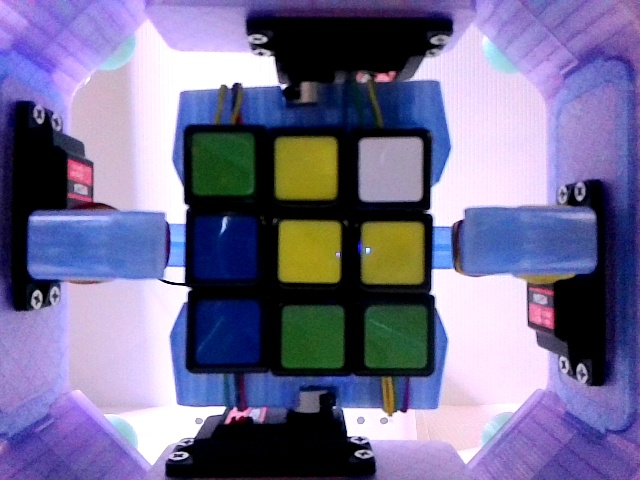
#> input picture camera_test.jpg, 640 x 480 px, given in place of the camera
$ python cube_color_test.py
#> lines starting #> are read from the running program, lines starting #| are printed output that depends on the picture; after the words box and inside, x2 and y2 are one past the last pixel; in counts of white or black regions, pixels touching at a corner belong together
#!/usr/bin/env python3
"""
RCubed Color Detection Test
Simple script to detect and display Rubik's cube colors from camera feed
"""

import cv2
import numpy as np
import sys

# HSV color ranges for Rubik's cube stickers
# These are starting values - will need calibration
COLOR_RANGES = {
    'red': {
        'lower1': np.array([0, 100, 100]),
        'upper1': np.array([10, 255, 255]),
        'lower2': np.array([170, 100, 100]),  # Red wraps around in HSV
        'upper2': np.array([180, 255, 255])
    },
    'orange': {
        'lower': np.array([10, 100, 100]),
        'upper': np.array([25, 255, 255])
    },
    'yellow': {
        'lower': np.array([25, 100, 100]),
        'upper': np.array([35, 255, 255])
    },
    'green': {
        'lower': np.array([40, 50, 50]),
        'upper': np.array([80, 255, 255])
    },
    'blue': {
        'lower': np.array([90, 50, 50]),
        'upper': np.array([130, 255, 255])
    },
    'white': {
        'lower': np.array([0, 0, 200]),
        'upper': np.array([180, 30, 255])
    }
}

def detect_colors(frame):
    """Detect cube colors in frame"""
    # Convert to HSV
    hsv = cv2.cvtColor(frame, cv2.COLOR_BGR2HSV)

    detected = {}

    for color_name, ranges in COLOR_RANGES.items():
        if 'lower1' in ranges:
            # Red needs two ranges (wraps around HSV hue circle)
            mask1 = cv2.inRange(hsv, ranges['lower1'], ranges['upper1'])
            mask2 = cv2.inRange(hsv, ranges['lower2'], ranges['upper2'])
            mask = cv2.bitwise_or(mask1, mask2)
        else:
            mask = cv2.inRange(hsv, ranges['lower'], ranges['upper'])

        # Count pixels
        pixel_count = cv2.countNonZero(mask)
        detected[color_name] = pixel_count

    return detected

def main():
    print("=" * 60)
    print("RCubed Color Detection Test")
    print("=" * 60)
    print("\nThis script captures an image and detects cube colors.")
    print("Place the cube in front of the camera with good lighting.")
    print("\nPress ENTER when ready...")
    input()

    # Open camera
    print("\n📸 Opening camera...")
    cap = cv2.VideoCapture(0)

    if not cap.isOpened():
        print("❌ Failed to open camera")
        return 1

    print("✅ Camera opened")

    # Let camera adjust
    print("📸 Warming up...")
    for i in range(10):
        cap.read()
#> this loop made 10 passes
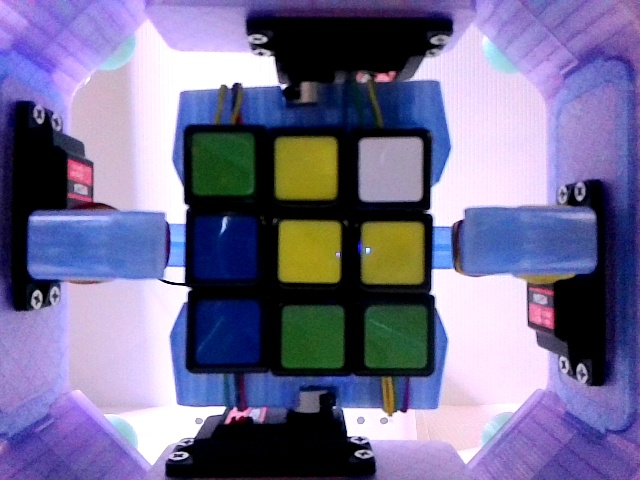
#> input picture camera_test.jpg, 640 x 480 px, given in place of the camera

    # Capture image
    print("📸 Capturing image...")
    ret, frame = cap.read()
#> frame is the input picture: shape (480, 640, 3); mean B, G, R 146.2, 110.2, 115.1
    cap.release()

    if not ret:
        print("❌ Failed to capture image")
        return 1

    # Save original
    cv2.imwrite('/home/luminerdy/rcubed/color_test_original.jpg', frame)
    print(f"✅ Original saved: ~/rcubed/color_test_original.jpg")

    # Detect colors
    print("\n🎨 Detecting colors...")
    detected = detect_colors(frame)
#> the loop in detect_colors, `for color_name, ranges in COLOR_RANGES.items():` made 6 passes
#> pixel_count on passes 1 to 6: 374, 711, 10706, 11215, 120866, 42470
#> pass 1, in detect_colors, `mask2 = cv2.inRange(hsv, ranges['lower2'], ranges['upper2'])`:
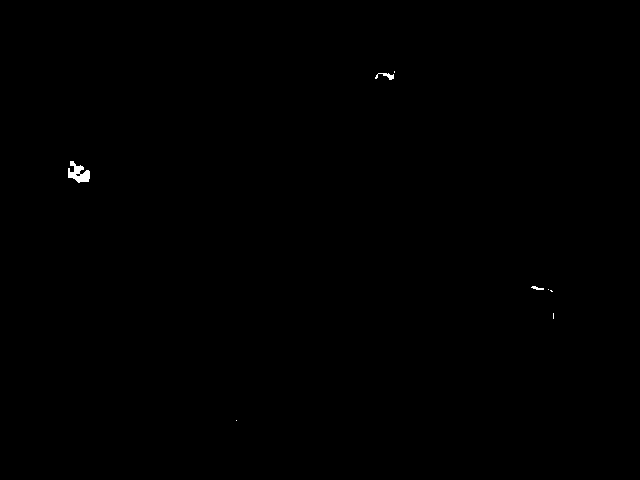
#> mask2: shape (480, 640); 0.12% white; 8 white regions (5 under 20 px), largest, box (x1, y1, x2, y2) and area: (68, 161, 90, 183) 270, (375, 73, 394, 80) 60, (531, 286, 544, 290) 30
#> pass 3, in detect_colors, `mask = cv2.inRange(hsv, ranges['lower'], ranges['upper'])`:
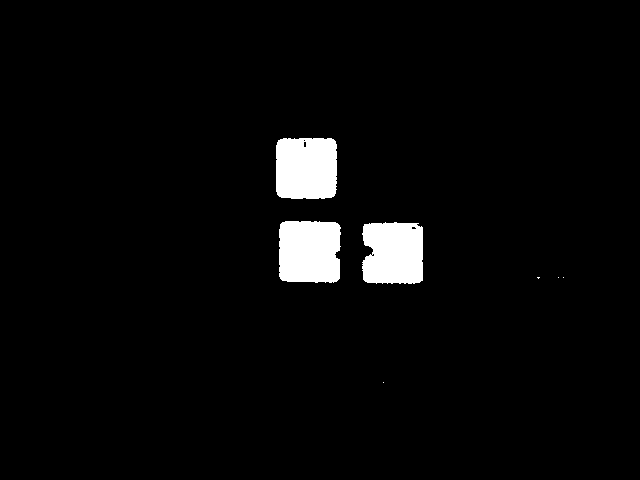
#> mask: shape (480, 640); 3.5% white; 7 white regions (4 under 20 px), largest, box (x1, y1, x2, y2) and area: (279, 221, 341, 283) 3627, (276, 138, 337, 199) 3596, (362, 222, 423, 284) 3476
#> after the loop in detect_colors, `for color_name, ranges in COLOR_RANGES.items():`:
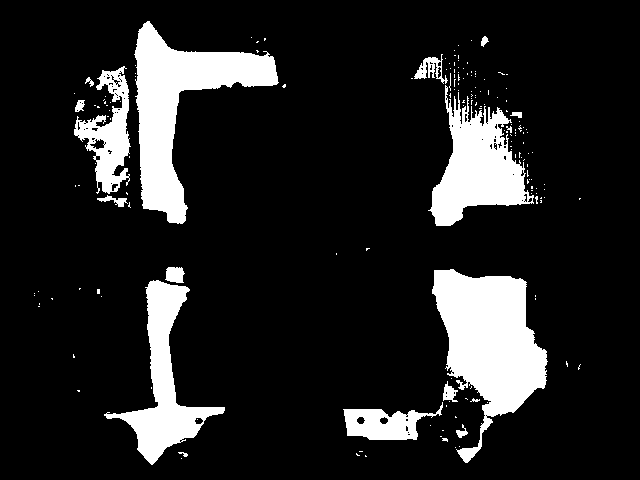
#> mask: shape (480, 640); 13.8% white; 174 white regions (156 under 20 px), largest, box (x1, y1, x2, y2) and area: (432, 269, 548, 463) 11672, (134, 21, 279, 224) 10450, (428, 85, 534, 226) 7127
#> after the loop in detect_colors, `for color_name, ranges in COLOR_RANGES.items():`: detected = {'red': 374, 'orange': 711, 'yellow': 10706, 'green': 11215, 'blue': 120866, 'white': 42470}

    # Sort by pixel count
    sorted_colors = sorted(detected.items(), key=lambda x: x[1], reverse=True)
#> sorted_colors = [('blue', 120866), ('white', 42470), ('green', 11215), ('yellow', 10706), ('orange', 711), ('red', 374)]

    print("\nColor Detection Results:")
    print("-" * 40)
    for color, pixels in sorted_colors:
        if pixels > 100:  # Only show colors with significant presence
            percentage = (pixels / (frame.shape[0] * frame.shape[1])) * 100
            bar = "█" * int(percentage / 2)
            print(f"{color:8s}: {pixels:6d} px ({percentage:5.2f}%) {bar}")
#> this loop made 6 passes
#> (color, pixels, percentage, bar) on passes 1 to 6: ('blue', 120866, 39.34, '███████████████████'), ('white', 42470, 13.82, '██████'), ('green', 11215, 3.65, '█'), ('yellow', 10706, 3.49, '█'), ('orange', 711, 0.231, ''), ('red', 374, 0.122, '')
#> (printed output is left out)

    # Create visualization with color masks
    print("\n📊 Creating visualization...")

    # Create a grid to show each color mask
    hsv = cv2.cvtColor(frame, cv2.COLOR_BGR2HSV)
    masks = []

    for color_name in ['red', 'orange', 'yellow', 'green', 'blue', 'white']:
        ranges = COLOR_RANGES[color_name]
        if 'lower1' in ranges:
            mask1 = cv2.inRange(hsv, ranges['lower1'], ranges['upper1'])
            mask2 = cv2.inRange(hsv, ranges['lower2'], ranges['upper2'])
            mask = cv2.bitwise_or(mask1, mask2)
        else:
            mask = cv2.inRange(hsv, ranges['lower'], ranges['upper'])

        # Convert mask to BGR for display
        mask_bgr = cv2.cvtColor(mask, cv2.COLOR_GRAY2BGR)

        # Add label
        cv2.putText(mask_bgr, color_name.upper(), (10, 30),
                    cv2.FONT_HERSHEY_SIMPLEX, 0.7, (255, 255, 255), 2)

        masks.append(mask_bgr)
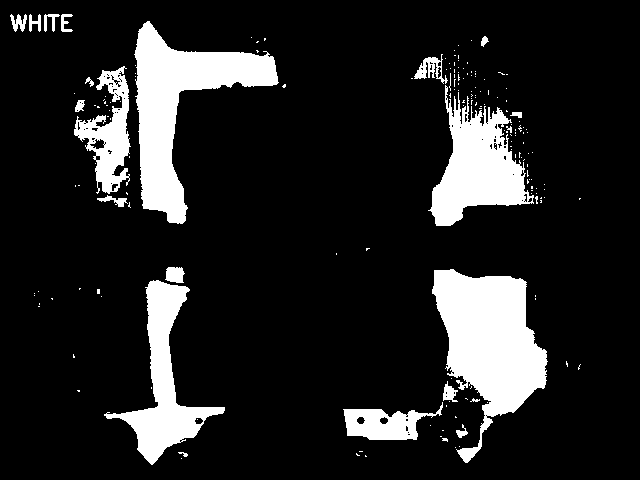
#> mask_bgr: shape (480, 640, 3); 14% white; 178 white regions (156 under 20 px), largest, box (x1, y1, x2, y2) and area: (432, 269, 548, 463) 11672, (134, 21, 279, 224) 10450, (428, 85, 534, 226) 7127
#> after the loop, masks = 6 items

    # Combine masks into grid (2 rows x 3 cols)
    row1 = np.hstack(masks[0:3])
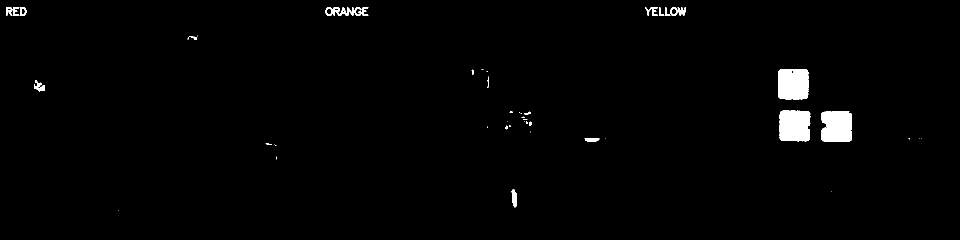
#> row1: shape (480, 1920, 3) (shown at 1/2 size); 1.5% white; 51 white regions (26 under 20 px), largest, box (x1, y1, x2, y2) and area: (1559, 221, 1621, 283) 3627, (1556, 138, 1617, 199) 3596, (1642, 222, 1703, 284) 3476
    row2 = np.hstack(masks[3:6])
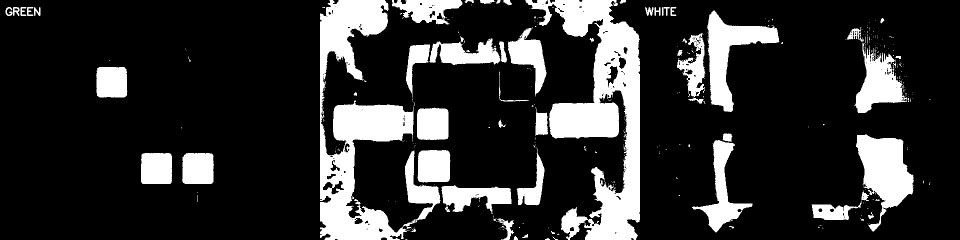
#> row2: shape (480, 1920, 3) (shown at 1/2 size); 19.1% white; 348 white regions (286 under 20 px), largest, box (x1, y1, x2, y2) and area: (1051, 0, 1280, 480) 44674, (640, 0, 881, 480) 42964, (1712, 269, 1828, 463) 11672
    grid = np.vstack([row1, row2])
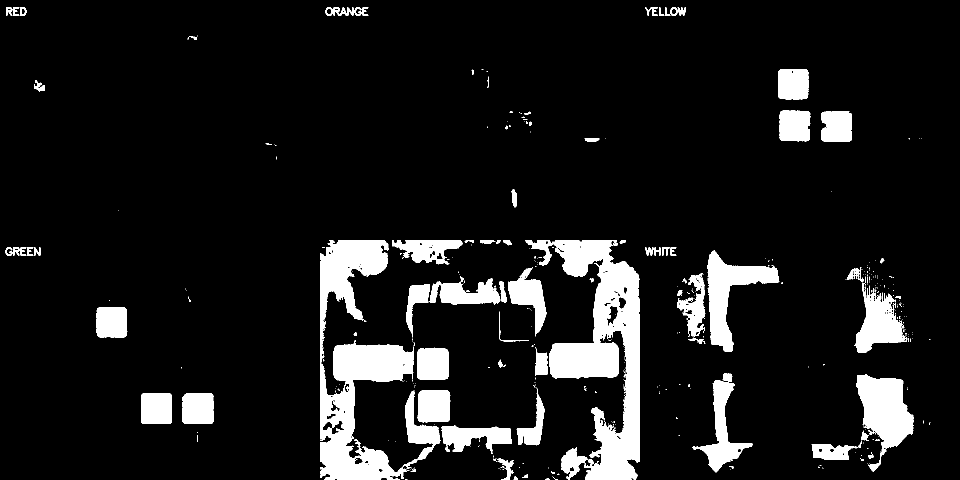
#> grid: shape (960, 1920, 3) (shown at 1/2 size); 10.3% white; 399 white regions (312 under 20 px), largest, box (x1, y1, x2, y2) and area: (1051, 480, 1280, 960) 44674, (640, 480, 881, 960) 42964, (1712, 749, 1828, 943) 11672

    # Save visualization
    cv2.imwrite('/home/luminerdy/rcubed/color_test_masks.jpg', grid)
    print(f"✅ Masks saved: ~/rcubed/color_test_masks.jpg")

    print("\n" + "=" * 60)
    print("Next Steps:")
    print("=" * 60)
    print("1. Review the mask images to see which colors are detected")
    print("2. If colors are not detected well, adjust lighting")
    print("3. May need to fine-tune HSV ranges for your specific cube")
    print("4. Once colors look good, proceed to cube face scanning")

    return 0

if __name__ == "__main__":
    sys.exit(main())
#> (the program exits here)

$ run again, on current_view.jpg
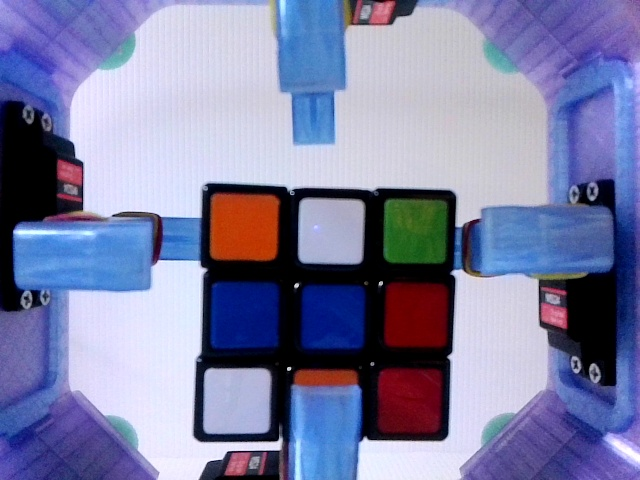
#> input picture current_view.jpg, 640 x 480 px, given in place of the camera
#> the loop in main, `for i in range(10):` made 10 passes
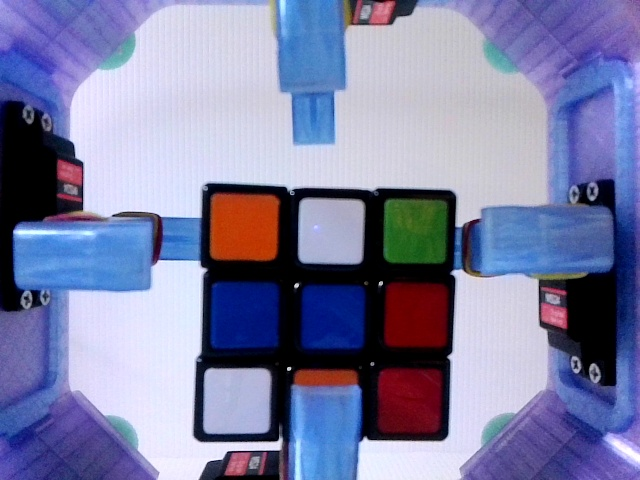
#> input picture current_view.jpg, 640 x 480 px, given in place of the camera
#> in main, frame is the input picture: shape (480, 640, 3); mean B, G, R 165.4, 128.3, 125.9
#> hsv: shape (480, 640, 3); mean H, S, V 111.6, 102, 172.1
#> the loop in detect_colors, `for color_name, ranges in COLOR_RANGES.items():` made 6 passes
#> pixel_count on passes 1 to 6: 12290, 120, 39, 3952, 126736, 88517
#> after the loop in detect_colors, `for color_name, ranges in COLOR_RANGES.items():`: detected = {'red': 12290, 'orange': 120, 'yellow': 39, 'green': 3952, 'blue': 126736, 'white': 88517}
#> sorted_colors = [('blue', 126736), ('white', 88517), ('red', 12290), ('green', 3952), ('orange', 120), ('yellow', 39)]
#> the loop in main, `for color, pixels in sorted_colors:` made 6 passes
#> (color, pixels, percentage, bar) on passes 1 to 5: ('blue', 126736, 41.26, '████████████████████'), ('white', 88517, 28.81, '██████████████'), ('red', 12290, 4, '██'), ('green', 3952, 1.29, ''), ('orange', 120, 0.0391, '')
#> (printed output is left out)
#> after the loop in main, `for color_name in ['red', 'orange', 'yellow', 'green', 'blue', 'white']:`:
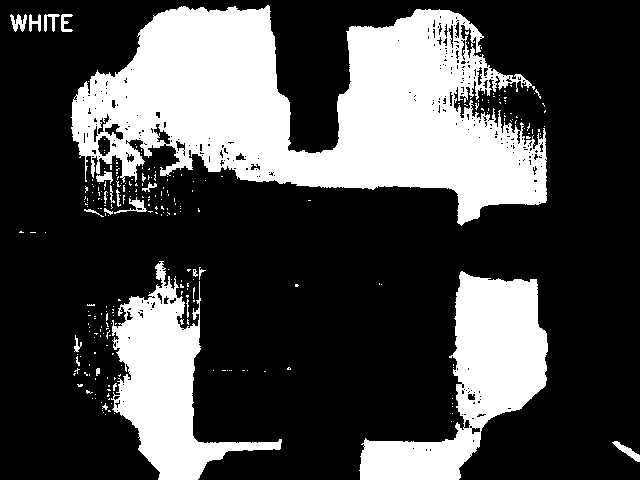
#> mask_bgr: shape (480, 640, 3); 29% white; 271 white regions (246 under 20 px), largest, box (x1, y1, x2, y2) and area: (71, 5, 547, 226) 57297, (359, 271, 548, 480) 16002, (111, 261, 282, 480) 13425
#> after the loop in main, `for color_name in ['red', 'orange', 'yellow', 'green', 'blue', 'white']:`: masks = 6 items
#> row1: shape (480, 1920, 3); 1.5% white; 54 white regions (27 under 20 px), largest, box (x1, y1, x2, y2) and area: (210, 194, 279, 261) 4365, (387, 289, 444, 345) 2717, (380, 371, 439, 429) 2590
#> row2: shape (480, 1920, 3); 23.9% white; 421 white regions (360 under 20 px), largest, box (x1, y1, x2, y2) and area: (1351, 5, 1827, 226) 57297, (1037, 0, 1280, 480) 52725, (640, 214, 799, 480) 27735
#> in main, `grid = np.vstack([row1, row2])`:
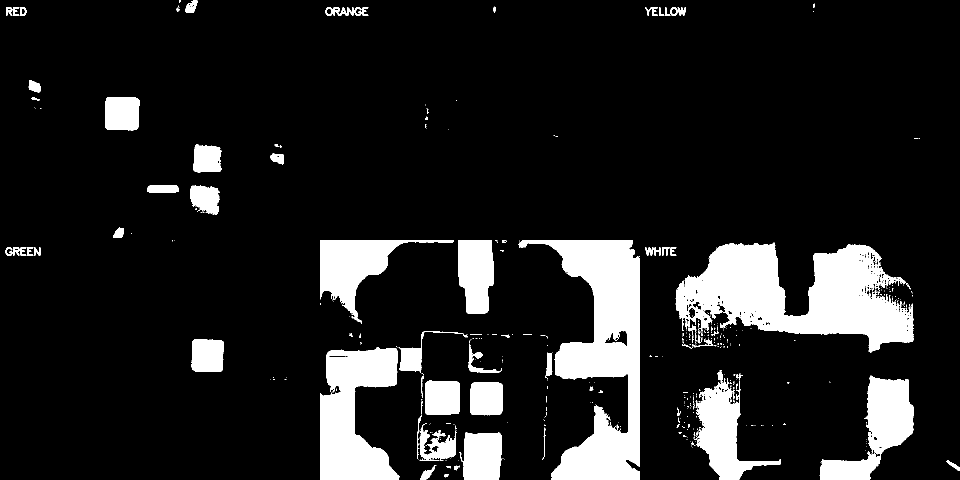
#> grid: shape (960, 1920, 3) (shown at 1/2 size); 12.7% white; 475 white regions (387 under 20 px), largest, box (x1, y1, x2, y2) and area: (1351, 485, 1827, 706) 57297, (1037, 480, 1280, 960) 52725, (640, 694, 799, 960) 27735
